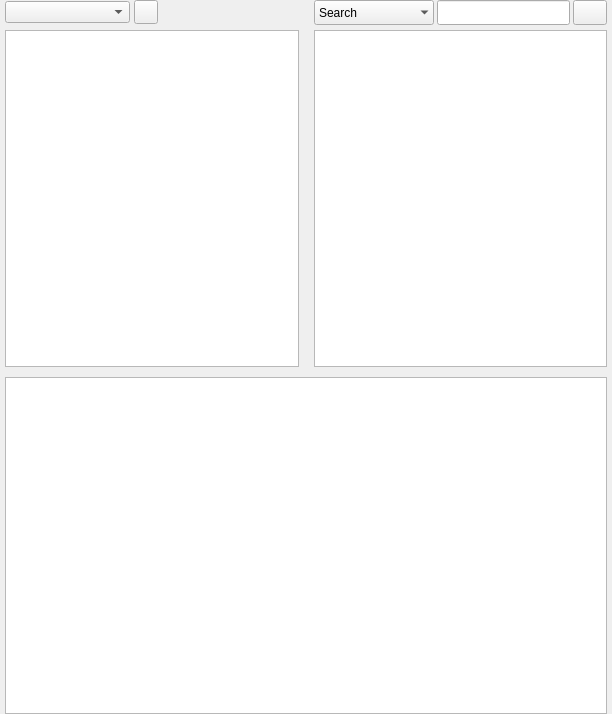
<?xml version="1.0" encoding="UTF-8"?>
<ui version="4.0">
 <class>GUI_SoundcloudLibrary</class>
 <widget class="QWidget" name="GUI_SoundcloudLibrary">
  <property name="geometry">
   <rect>
    <x>0</x>
    <y>0</y>
    <width>612</width>
    <height>714</height>
   </rect>
  </property>
  <property name="minimumSize">
   <size>
    <width>0</width>
    <height>0</height>
   </size>
  </property>
  <property name="focusPolicy">
   <enum>Qt::ClickFocus</enum>
  </property>
  <property name="acceptDrops">
   <bool>true</bool>
  </property>
  <property name="windowTitle">
   <string>Library</string>
  </property>
  <layout class="QGridLayout" name="gridLayout">
   <property name="leftMargin">
    <number>5</number>
   </property>
   <property name="topMargin">
    <number>0</number>
   </property>
   <property name="rightMargin">
    <number>5</number>
   </property>
   <property name="bottomMargin">
    <number>0</number>
   </property>
   <property name="horizontalSpacing">
    <number>15</number>
   </property>
   <property name="verticalSpacing">
    <number>5</number>
   </property>
   <item row="4" column="0" colspan="4">
    <widget class="LibraryView" name="tb_title">
     <property name="sizePolicy">
      <sizepolicy hsizetype="Preferred" vsizetype="MinimumExpanding">
       <horstretch>0</horstretch>
       <verstretch>0</verstretch>
      </sizepolicy>
     </property>
     <property name="font">
      <font>
       <weight>75</weight>
       <bold>true</bold>
      </font>
     </property>
     <property name="focusPolicy">
      <enum>Qt::StrongFocus</enum>
     </property>
     <property name="acceptDrops">
      <bool>true</bool>
     </property>
     <property name="frameShadow">
      <enum>QFrame::Sunken</enum>
     </property>
     <property name="editTriggers">
      <set>QAbstractItemView::CurrentChanged|QAbstractItemView::SelectedClicked</set>
     </property>
     <property name="tabKeyNavigation">
      <bool>false</bool>
     </property>
     <property name="dragEnabled">
      <bool>true</bool>
     </property>
     <property name="dragDropMode">
      <enum>QAbstractItemView::DragDrop</enum>
     </property>
     <property name="selectionBehavior">
      <enum>QAbstractItemView::SelectRows</enum>
     </property>
     <property name="showGrid">
      <bool>false</bool>
     </property>
     <property name="gridStyle">
      <enum>Qt::DotLine</enum>
     </property>
     <property name="sortingEnabled">
      <bool>true</bool>
     </property>
     <property name="wordWrap">
      <bool>false</bool>
     </property>
     <attribute name="horizontalHeaderCascadingSectionResizes">
      <bool>true</bool>
     </attribute>
     <attribute name="horizontalHeaderHighlightSections">
      <bool>false</bool>
     </attribute>
     <attribute name="horizontalHeaderMinimumSectionSize">
      <number>23</number>
     </attribute>
     <attribute name="horizontalHeaderShowSortIndicator" stdset="0">
      <bool>true</bool>
     </attribute>
     <attribute name="horizontalHeaderStretchLastSection">
      <bool>true</bool>
     </attribute>
     <attribute name="verticalHeaderVisible">
      <bool>false</bool>
     </attribute>
     <attribute name="verticalHeaderDefaultSectionSize">
      <number>20</number>
     </attribute>
     <attribute name="verticalHeaderMinimumSectionSize">
      <number>20</number>
     </attribute>
    </widget>
   </item>
   <item row="2" column="2" colspan="2">
    <widget class="LibraryViewAlbum" name="lv_album">
     <property name="sizePolicy">
      <sizepolicy hsizetype="Expanding" vsizetype="Expanding">
       <horstretch>1</horstretch>
       <verstretch>0</verstretch>
      </sizepolicy>
     </property>
     <property name="minimumSize">
      <size>
       <width>200</width>
       <height>0</height>
      </size>
     </property>
     <property name="font">
      <font>
       <weight>75</weight>
       <bold>true</bold>
      </font>
     </property>
     <property name="focusPolicy">
      <enum>Qt::StrongFocus</enum>
     </property>
     <property name="acceptDrops">
      <bool>true</bool>
     </property>
     <property name="frameShadow">
      <enum>QFrame::Sunken</enum>
     </property>
     <property name="editTriggers">
      <set>QAbstractItemView::CurrentChanged|QAbstractItemView::SelectedClicked</set>
     </property>
     <property name="tabKeyNavigation">
      <bool>false</bool>
     </property>
     <property name="dragEnabled">
      <bool>true</bool>
     </property>
     <property name="dragDropMode">
      <enum>QAbstractItemView::DragDrop</enum>
     </property>
     <property name="selectionBehavior">
      <enum>QAbstractItemView::SelectRows</enum>
     </property>
     <property name="showGrid">
      <bool>false</bool>
     </property>
     <property name="gridStyle">
      <enum>Qt::DotLine</enum>
     </property>
     <property name="sortingEnabled">
      <bool>true</bool>
     </property>
     <property name="wordWrap">
      <bool>false</bool>
     </property>
     <attribute name="horizontalHeaderHighlightSections">
      <bool>false</bool>
     </attribute>
     <attribute name="horizontalHeaderStretchLastSection">
      <bool>true</bool>
     </attribute>
     <attribute name="verticalHeaderVisible">
      <bool>false</bool>
     </attribute>
     <attribute name="verticalHeaderDefaultSectionSize">
      <number>20</number>
     </attribute>
     <attribute name="verticalHeaderMinimumSectionSize">
      <number>20</number>
     </attribute>
    </widget>
   </item>
   <item row="2" column="0" colspan="2">
    <widget class="LibraryView" name="lv_artist">
     <property name="sizePolicy">
      <sizepolicy hsizetype="Expanding" vsizetype="Expanding">
       <horstretch>1</horstretch>
       <verstretch>0</verstretch>
      </sizepolicy>
     </property>
     <property name="minimumSize">
      <size>
       <width>200</width>
       <height>0</height>
      </size>
     </property>
     <property name="font">
      <font>
       <weight>75</weight>
       <bold>true</bold>
      </font>
     </property>
     <property name="focusPolicy">
      <enum>Qt::StrongFocus</enum>
     </property>
     <property name="acceptDrops">
      <bool>true</bool>
     </property>
     <property name="frameShadow">
      <enum>QFrame::Sunken</enum>
     </property>
     <property name="editTriggers">
      <set>QAbstractItemView::CurrentChanged|QAbstractItemView::SelectedClicked</set>
     </property>
     <property name="tabKeyNavigation">
      <bool>false</bool>
     </property>
     <property name="dragEnabled">
      <bool>true</bool>
     </property>
     <property name="dragDropMode">
      <enum>QAbstractItemView::DragDrop</enum>
     </property>
     <property name="selectionBehavior">
      <enum>QAbstractItemView::SelectRows</enum>
     </property>
     <property name="showGrid">
      <bool>false</bool>
     </property>
     <property name="gridStyle">
      <enum>Qt::DotLine</enum>
     </property>
     <property name="sortingEnabled">
      <bool>true</bool>
     </property>
     <property name="wordWrap">
      <bool>false</bool>
     </property>
     <attribute name="horizontalHeaderHighlightSections">
      <bool>false</bool>
     </attribute>
     <attribute name="horizontalHeaderStretchLastSection">
      <bool>true</bool>
     </attribute>
     <attribute name="verticalHeaderVisible">
      <bool>false</bool>
     </attribute>
     <attribute name="verticalHeaderDefaultSectionSize">
      <number>20</number>
     </attribute>
     <attribute name="verticalHeaderMinimumSectionSize">
      <number>20</number>
     </attribute>
    </widget>
   </item>
   <item row="3" column="0" colspan="2">
    <widget class="QFrame" name="frame">
     <property name="focusPolicy">
      <enum>Qt::ClickFocus</enum>
     </property>
     <property name="frameShape">
      <enum>QFrame::StyledPanel</enum>
     </property>
     <property name="frameShadow">
      <enum>QFrame::Raised</enum>
     </property>
    </widget>
   </item>
   <item row="1" column="2" colspan="2">
    <layout class="QHBoxLayout" name="horizontalLayout">
     <property name="spacing">
      <number>3</number>
     </property>
     <item>
      <widget class="QComboBox" name="combo_searchfilter">
       <property name="minimumSize">
        <size>
         <width>120</width>
         <height>25</height>
        </size>
       </property>
       <property name="maximumSize">
        <size>
         <width>120</width>
         <height>25</height>
        </size>
       </property>
       <property name="focusPolicy">
        <enum>Qt::ClickFocus</enum>
       </property>
       <property name="toolTip">
        <string>Shortcuts: &lt;br /&gt;Search &lt;span style=&quot; font-weight:600;&quot;&gt;s: &lt;br /&gt; &lt;/span&gt;Genre &lt;span style=&quot; font-weight:600;&quot;&gt;g: &lt;br /&gt;&lt;/span&gt;Path &lt;span style=&quot; font-weight:600;&quot;&gt;p:&lt;br/&gt;</string>
       </property>
       <property name="sizeAdjustPolicy">
        <enum>QComboBox::AdjustToMinimumContentsLength</enum>
       </property>
       <property name="minimumContentsLength">
        <number>120</number>
       </property>
       <property name="frame">
        <bool>false</bool>
       </property>
       <item>
        <property name="text">
         <string>Search</string>
        </property>
       </item>
       <item>
        <property name="text">
         <string>Genre</string>
        </property>
       </item>
       <item>
        <property name="text">
         <string>Path</string>
        </property>
       </item>
      </widget>
     </item>
     <item>
      <widget class="QLineEdit" name="le_search">
       <property name="minimumSize">
        <size>
         <width>0</width>
         <height>25</height>
        </size>
       </property>
       <property name="maximumSize">
        <size>
         <width>16777215</width>
         <height>25</height>
        </size>
       </property>
       <property name="focusPolicy">
        <enum>Qt::ClickFocus</enum>
       </property>
       <property name="toolTip">
        <string>Search for title, interprets and albums</string>
       </property>
      </widget>
     </item>
     <item>
      <widget class="QPushButton" name="btn_clear">
       <property name="minimumSize">
        <size>
         <width>0</width>
         <height>25</height>
        </size>
       </property>
       <property name="maximumSize">
        <size>
         <width>34</width>
         <height>25</height>
        </size>
       </property>
       <property name="focusPolicy">
        <enum>Qt::ClickFocus</enum>
       </property>
       <property name="toolTip">
        <string>Show all interprets, albums, tracks</string>
       </property>
       <property name="text">
        <string/>
       </property>
       <property name="icon">
        <iconset resource="../../../GUI/Resources/Icons.qrc">
         <normaloff>:/Icons/broom.png</normaloff>:/Icons/broom.png</iconset>
       </property>
      </widget>
     </item>
    </layout>
   </item>
   <item row="1" column="0" colspan="2">
    <layout class="QHBoxLayout" name="horizontalLayout_2">
     <property name="spacing">
      <number>4</number>
     </property>
     <item>
      <widget class="QComboBox" name="combo_lib_chooser">
       <property name="focusPolicy">
        <enum>Qt::StrongFocus</enum>
       </property>
      </widget>
     </item>
     <item>
      <widget class="QPushButton" name="btn_info">
       <property name="minimumSize">
        <size>
         <width>24</width>
         <height>24</height>
        </size>
       </property>
       <property name="maximumSize">
        <size>
         <width>24</width>
         <height>24</height>
        </size>
       </property>
       <property name="focusPolicy">
        <enum>Qt::ClickFocus</enum>
       </property>
       <property name="toolTip">
        <string>Information</string>
       </property>
       <property name="text">
        <string/>
       </property>
       <property name="icon">
        <iconset resource="../../../GUI/Resources/Icons.qrc">
         <normaloff>:/Icons/info.svg.png</normaloff>:/Icons/info.svg.png</iconset>
       </property>
       <property name="iconSize">
        <size>
         <width>20</width>
         <height>20</height>
        </size>
       </property>
      </widget>
     </item>
     <item>
      <widget class="QLabel" name="lab_status">
       <property name="sizePolicy">
        <sizepolicy hsizetype="Preferred" vsizetype="Preferred">
         <horstretch>0</horstretch>
         <verstretch>0</verstretch>
        </sizepolicy>
       </property>
       <property name="focusPolicy">
        <enum>Qt::ClickFocus</enum>
       </property>
       <property name="text">
        <string/>
       </property>
      </widget>
     </item>
     <item>
      <widget class="QLabel" name="lab_music_library">
       <property name="sizePolicy">
        <sizepolicy hsizetype="Maximum" vsizetype="Preferred">
         <horstretch>0</horstretch>
         <verstretch>0</verstretch>
        </sizepolicy>
       </property>
       <property name="font">
        <font>
         <pointsize>11</pointsize>
         <weight>75</weight>
         <bold>true</bold>
        </font>
       </property>
       <property name="focusPolicy">
        <enum>Qt::ClickFocus</enum>
       </property>
       <property name="text">
        <string/>
       </property>
      </widget>
     </item>
    </layout>
   </item>
  </layout>
 </widget>
 <customwidgets>
  <customwidget>
   <class>LibraryView</class>
   <extends>QTableView</extends>
   <header>GUI/Library/Views/LibraryView.h</header>
  </customwidget>
  <customwidget>
   <class>LibraryViewAlbum</class>
   <extends>QTableView</extends>
   <header>GUI/Library/Views/LibraryViewAlbum.h</header>
  </customwidget>
 </customwidgets>
 <tabstops>
  <tabstop>combo_lib_chooser</tabstop>
  <tabstop>lv_artist</tabstop>
  <tabstop>lv_album</tabstop>
  <tabstop>tb_title</tabstop>
 </tabstops>
 <resources>
  <include location="../../../GUI/Resources/Icons.qrc"/>
 </resources>
 <connections/>
</ui>
